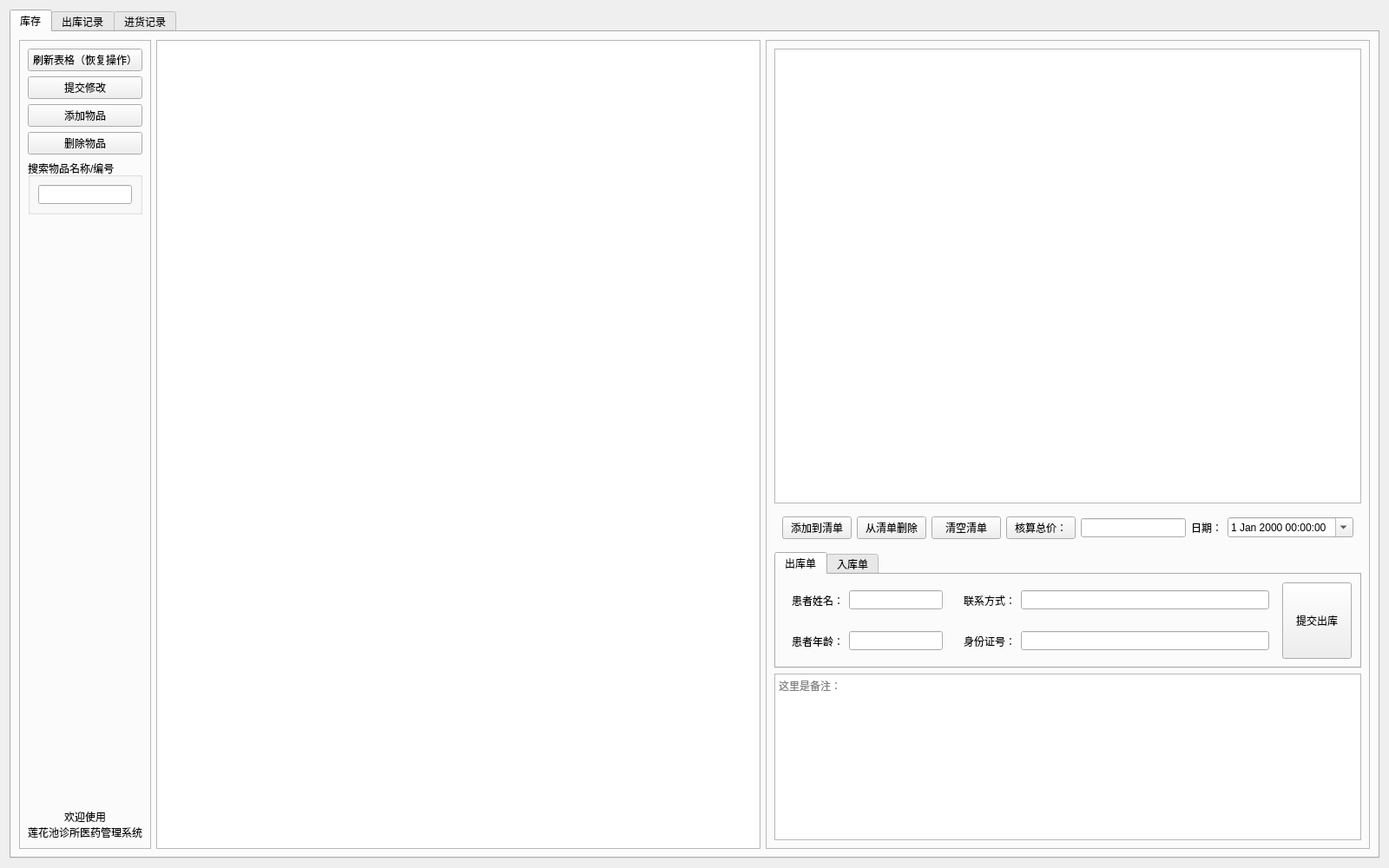
<?xml version="1.0" encoding="UTF-8"?>
<ui version="4.0">
 <class>Form</class>
 <widget class="QWidget" name="Form">
  <property name="geometry">
   <rect>
    <x>0</x>
    <y>0</y>
    <width>1600</width>
    <height>1000</height>
   </rect>
  </property>
  <property name="windowTitle">
   <string>莲花池诊所医药管理系统</string>
  </property>
  <layout class="QVBoxLayout" name="verticalLayout_3">
   <item>
    <widget class="QTabWidget" name="tabWidget">
     <property name="currentIndex">
      <number>0</number>
     </property>
     <widget class="QWidget" name="tab">
      <attribute name="title">
       <string>库存</string>
      </attribute>
      <layout class="QGridLayout" name="gridLayout_3">
       <item row="0" column="0">
        <widget class="QFrame" name="frame_2">
         <property name="sizePolicy">
          <sizepolicy hsizetype="Fixed" vsizetype="Expanding">
           <horstretch>0</horstretch>
           <verstretch>0</verstretch>
          </sizepolicy>
         </property>
         <property name="frameShape">
          <enum>QFrame::StyledPanel</enum>
         </property>
         <property name="frameShadow">
          <enum>QFrame::Raised</enum>
         </property>
         <layout class="QVBoxLayout" name="verticalLayout">
          <item>
           <widget class="QPushButton" name="pushButton_inventory_refresh">
            <property name="text">
             <string>刷新表格（恢复操作）</string>
            </property>
           </widget>
          </item>
          <item>
           <widget class="QPushButton" name="pushButton_inventory_commit">
            <property name="text">
             <string>提交修改</string>
            </property>
           </widget>
          </item>
          <item>
           <widget class="QPushButton" name="pushButton_inventory_insert_row">
            <property name="text">
             <string>添加物品</string>
            </property>
           </widget>
          </item>
          <item>
           <widget class="QPushButton" name="pushButton_inventory_row_remove">
            <property name="text">
             <string>删除物品</string>
            </property>
           </widget>
          </item>
          <item>
           <widget class="QGroupBox" name="groupBox">
            <property name="title">
             <string>搜索物品名称/编号</string>
            </property>
            <layout class="QVBoxLayout" name="verticalLayout_4">
             <item>
              <widget class="QLineEdit" name="lineEdit_search">
               <property name="sizePolicy">
                <sizepolicy hsizetype="Fixed" vsizetype="Fixed">
                 <horstretch>0</horstretch>
                 <verstretch>0</verstretch>
                </sizepolicy>
               </property>
              </widget>
             </item>
            </layout>
           </widget>
          </item>
          <item>
           <spacer name="verticalSpacer">
            <property name="orientation">
             <enum>Qt::Vertical</enum>
            </property>
            <property name="sizeType">
             <enum>QSizePolicy::Expanding</enum>
            </property>
            <property name="sizeHint" stdset="0">
             <size>
              <width>20</width>
              <height>663</height>
             </size>
            </property>
           </spacer>
          </item>
          <item>
           <widget class="QLabel" name="label_status">
            <property name="sizePolicy">
             <sizepolicy hsizetype="Fixed" vsizetype="Fixed">
              <horstretch>0</horstretch>
              <verstretch>0</verstretch>
             </sizepolicy>
            </property>
            <property name="text">
             <string>欢迎使用
莲花池诊所医药管理系统</string>
            </property>
            <property name="textFormat">
             <enum>Qt::AutoText</enum>
            </property>
            <property name="alignment">
             <set>Qt::AlignCenter</set>
            </property>
           </widget>
          </item>
         </layout>
        </widget>
       </item>
       <item row="0" column="1">
        <widget class="QTableView" name="tableView_products">
         <property name="sizePolicy">
          <sizepolicy hsizetype="Expanding" vsizetype="Expanding">
           <horstretch>0</horstretch>
           <verstretch>0</verstretch>
          </sizepolicy>
         </property>
        </widget>
       </item>
       <item row="0" column="2">
        <widget class="QFrame" name="frame">
         <property name="frameShape">
          <enum>QFrame::StyledPanel</enum>
         </property>
         <property name="frameShadow">
          <enum>QFrame::Raised</enum>
         </property>
         <layout class="QVBoxLayout" name="verticalLayout_2">
          <item>
           <widget class="QTableView" name="tableView_inventory">
            <property name="sizePolicy">
             <sizepolicy hsizetype="Expanding" vsizetype="Expanding">
              <horstretch>0</horstretch>
              <verstretch>0</verstretch>
             </sizepolicy>
            </property>
           </widget>
          </item>
          <item>
           <widget class="QWidget" name="widget_6" native="true">
            <property name="sizePolicy">
             <sizepolicy hsizetype="Expanding" vsizetype="Fixed">
              <horstretch>0</horstretch>
              <verstretch>0</verstretch>
             </sizepolicy>
            </property>
            <layout class="QHBoxLayout" name="horizontalLayout_3">
             <item>
              <widget class="QPushButton" name="pushButton_add">
               <property name="sizePolicy">
                <sizepolicy hsizetype="Fixed" vsizetype="Fixed">
                 <horstretch>0</horstretch>
                 <verstretch>0</verstretch>
                </sizepolicy>
               </property>
               <property name="text">
                <string>添加到清单</string>
               </property>
              </widget>
             </item>
             <item>
              <widget class="QPushButton" name="pushButton_2">
               <property name="sizePolicy">
                <sizepolicy hsizetype="Fixed" vsizetype="Fixed">
                 <horstretch>0</horstretch>
                 <verstretch>0</verstretch>
                </sizepolicy>
               </property>
               <property name="text">
                <string>从清单删除</string>
               </property>
              </widget>
             </item>
             <item>
              <widget class="QPushButton" name="pushButton_1">
               <property name="sizePolicy">
                <sizepolicy hsizetype="Fixed" vsizetype="Fixed">
                 <horstretch>0</horstretch>
                 <verstretch>0</verstretch>
                </sizepolicy>
               </property>
               <property name="text">
                <string>清空清单</string>
               </property>
              </widget>
             </item>
             <item>
              <widget class="QPushButton" name="pushButton_calculate">
               <property name="sizePolicy">
                <sizepolicy hsizetype="Fixed" vsizetype="Fixed">
                 <horstretch>0</horstretch>
                 <verstretch>0</verstretch>
                </sizepolicy>
               </property>
               <property name="text">
                <string>核算总价：</string>
               </property>
              </widget>
             </item>
             <item>
              <widget class="QLineEdit" name="lineEdit_amount">
               <property name="sizePolicy">
                <sizepolicy hsizetype="Expanding" vsizetype="Fixed">
                 <horstretch>0</horstretch>
                 <verstretch>0</verstretch>
                </sizepolicy>
               </property>
               <property name="text">
                <string/>
               </property>
              </widget>
             </item>
             <item>
              <widget class="QLabel" name="label_5">
               <property name="text">
                <string>日期：</string>
               </property>
              </widget>
             </item>
             <item>
              <widget class="QDateTimeEdit" name="dateTimeEdit">
               <property name="wrapping">
                <bool>false</bool>
               </property>
               <property name="frame">
                <bool>true</bool>
               </property>
               <property name="time">
                <time>
                 <hour>0</hour>
                 <minute>0</minute>
                 <second>0</second>
                </time>
               </property>
               <property name="currentSection">
                <enum>QDateTimeEdit::YearSection</enum>
               </property>
               <property name="calendarPopup">
                <bool>true</bool>
               </property>
               <property name="timeSpec">
                <enum>Qt::LocalTime</enum>
               </property>
              </widget>
             </item>
            </layout>
           </widget>
          </item>
          <item>
           <widget class="QTabWidget" name="tabWidget_2">
            <property name="sizePolicy">
             <sizepolicy hsizetype="Expanding" vsizetype="Fixed">
              <horstretch>0</horstretch>
              <verstretch>0</verstretch>
             </sizepolicy>
            </property>
            <property name="tabPosition">
             <enum>QTabWidget::North</enum>
            </property>
            <property name="currentIndex">
             <number>0</number>
            </property>
            <widget class="QWidget" name="tab_4">
             <attribute name="title">
              <string>出库单</string>
             </attribute>
             <layout class="QHBoxLayout" name="horizontalLayout_7">
              <item>
               <layout class="QGridLayout" name="gridLayout_2">
                <item row="0" column="0">
                 <widget class="QWidget" name="widget" native="true">
                  <layout class="QHBoxLayout" name="horizontalLayout">
                   <item>
                    <widget class="QLabel" name="label">
                     <property name="text">
                      <string>患者姓名：</string>
                     </property>
                    </widget>
                   </item>
                   <item>
                    <widget class="QLineEdit" name="lineEdit_client_name">
                     <property name="sizePolicy">
                      <sizepolicy hsizetype="Fixed" vsizetype="Fixed">
                       <horstretch>0</horstretch>
                       <verstretch>0</verstretch>
                      </sizepolicy>
                     </property>
                     <property name="text">
                      <string/>
                     </property>
                    </widget>
                   </item>
                  </layout>
                 </widget>
                </item>
                <item row="0" column="1">
                 <widget class="QWidget" name="widget_3" native="true">
                  <layout class="QHBoxLayout" name="horizontalLayout_5">
                   <item>
                    <widget class="QLabel" name="label_4">
                     <property name="text">
                      <string>联系方式：</string>
                     </property>
                    </widget>
                   </item>
                   <item>
                    <widget class="QLineEdit" name="lineEdit_client_phone">
                     <property name="text">
                      <string/>
                     </property>
                    </widget>
                   </item>
                  </layout>
                 </widget>
                </item>
                <item row="1" column="0">
                 <widget class="QWidget" name="widget_4" native="true">
                  <layout class="QHBoxLayout" name="horizontalLayout_6">
                   <item>
                    <widget class="QLabel" name="label_3">
                     <property name="text">
                      <string>患者年龄：</string>
                     </property>
                    </widget>
                   </item>
                   <item>
                    <widget class="QLineEdit" name="lineEdit_client_age">
                     <property name="sizePolicy">
                      <sizepolicy hsizetype="Fixed" vsizetype="Fixed">
                       <horstretch>0</horstretch>
                       <verstretch>0</verstretch>
                      </sizepolicy>
                     </property>
                     <property name="text">
                      <string/>
                     </property>
                    </widget>
                   </item>
                  </layout>
                 </widget>
                </item>
                <item row="1" column="1">
                 <widget class="QWidget" name="widget_2" native="true">
                  <layout class="QHBoxLayout" name="horizontalLayout_2">
                   <item>
                    <widget class="QLabel" name="label_2">
                     <property name="text">
                      <string>身份证号：</string>
                     </property>
                    </widget>
                   </item>
                   <item>
                    <widget class="QLineEdit" name="lineEdit_client_id">
                     <property name="text">
                      <string/>
                     </property>
                    </widget>
                   </item>
                  </layout>
                 </widget>
                </item>
                <item row="0" column="2" rowspan="2">
                 <widget class="QPushButton" name="pushButton_sell">
                  <property name="sizePolicy">
                   <sizepolicy hsizetype="Minimum" vsizetype="Expanding">
                    <horstretch>0</horstretch>
                    <verstretch>0</verstretch>
                   </sizepolicy>
                  </property>
                  <property name="text">
                   <string>提交出库</string>
                  </property>
                 </widget>
                </item>
               </layout>
              </item>
             </layout>
            </widget>
            <widget class="QWidget" name="tab_5">
             <attribute name="title">
              <string>入库单</string>
             </attribute>
             <layout class="QHBoxLayout" name="horizontalLayout_8">
              <item>
               <layout class="QGridLayout" name="gridLayout">
                <item row="0" column="0">
                 <widget class="QWidget" name="widget_7" native="true">
                  <layout class="QHBoxLayout" name="horizontalLayout_9">
                   <item>
                    <widget class="QLabel" name="label_6">
                     <property name="text">
                      <string>供应商：</string>
                     </property>
                    </widget>
                   </item>
                   <item>
                    <widget class="QLineEdit" name="lineEdit_supplier_name">
                     <property name="text">
                      <string/>
                     </property>
                    </widget>
                   </item>
                  </layout>
                 </widget>
                </item>
                <item row="1" column="0">
                 <widget class="QWidget" name="widget_8" native="true">
                  <layout class="QHBoxLayout" name="horizontalLayout_10">
                   <item>
                    <widget class="QLabel" name="label_9">
                     <property name="text">
                      <string>联系方式：</string>
                     </property>
                    </widget>
                   </item>
                   <item>
                    <widget class="QLineEdit" name="lineEdit_supplier_phone">
                     <property name="text">
                      <string/>
                     </property>
                    </widget>
                   </item>
                  </layout>
                 </widget>
                </item>
                <item row="0" column="1" rowspan="2">
                 <widget class="QPushButton" name="pushButton_ruku">
                  <property name="sizePolicy">
                   <sizepolicy hsizetype="Minimum" vsizetype="Expanding">
                    <horstretch>0</horstretch>
                    <verstretch>0</verstretch>
                   </sizepolicy>
                  </property>
                  <property name="text">
                   <string>提交入库</string>
                  </property>
                 </widget>
                </item>
               </layout>
              </item>
             </layout>
            </widget>
           </widget>
          </item>
          <item>
           <widget class="QTextEdit" name="textEdit_baizhu">
            <property name="sizePolicy">
             <sizepolicy hsizetype="Expanding" vsizetype="Fixed">
              <horstretch>0</horstretch>
              <verstretch>0</verstretch>
             </sizepolicy>
            </property>
            <property name="minimumSize">
             <size>
              <width>0</width>
              <height>0</height>
             </size>
            </property>
            <property name="documentTitle">
             <string/>
            </property>
            <property name="html">
             <string>&lt;!DOCTYPE HTML PUBLIC &quot;-//W3C//DTD HTML 4.0//EN&quot; &quot;http://www.w3.org/TR/REC-html40/strict.dtd&quot;&gt;
&lt;html&gt;&lt;head&gt;&lt;meta name=&quot;qrichtext&quot; content=&quot;1&quot; /&gt;&lt;style type=&quot;text/css&quot;&gt;
p, li { white-space: pre-wrap; }
&lt;/style&gt;&lt;/head&gt;&lt;body style=&quot; font-family:'SimSun'; font-size:9pt; font-weight:400; font-style:normal;&quot;&gt;
&lt;p style=&quot;-qt-paragraph-type:empty; margin-top:0px; margin-bottom:0px; margin-left:0px; margin-right:0px; -qt-block-indent:0; text-indent:0px;&quot;&gt;&lt;br /&gt;&lt;/p&gt;&lt;/body&gt;&lt;/html&gt;</string>
            </property>
            <property name="placeholderText">
             <string>这里是备注：</string>
            </property>
           </widget>
          </item>
         </layout>
        </widget>
       </item>
      </layout>
     </widget>
     <widget class="QWidget" name="tab_2">
      <attribute name="title">
       <string>出库记录</string>
      </attribute>
      <layout class="QHBoxLayout" name="horizontalLayout_11">
       <item>
        <widget class="QFrame" name="frame_3">
         <property name="sizePolicy">
          <sizepolicy hsizetype="Fixed" vsizetype="Preferred">
           <horstretch>0</horstretch>
           <verstretch>0</verstretch>
          </sizepolicy>
         </property>
         <property name="frameShape">
          <enum>QFrame::StyledPanel</enum>
         </property>
         <property name="frameShadow">
          <enum>QFrame::Raised</enum>
         </property>
         <layout class="QVBoxLayout" name="verticalLayout_7">
          <item>
           <widget class="QPushButton" name="pushButton_sales_refresh">
            <property name="text">
             <string>刷新表格（恢复操作）</string>
            </property>
           </widget>
          </item>
          <item>
           <widget class="QPushButton" name="pushButton_sales_commit">
            <property name="text">
             <string>提交修改</string>
            </property>
           </widget>
          </item>
          <item>
           <widget class="QPushButton" name="pushButton_sales_delete">
            <property name="text">
             <string>删除记录</string>
            </property>
           </widget>
          </item>
          <item>
           <widget class="QGroupBox" name="groupBox_3">
            <property name="title">
             <string>搜索出库记录</string>
            </property>
            <layout class="QVBoxLayout" name="verticalLayout_6">
             <item>
              <widget class="QLineEdit" name="lineEdit_selas_search">
               <property name="sizePolicy">
                <sizepolicy hsizetype="Fixed" vsizetype="Fixed">
                 <horstretch>0</horstretch>
                 <verstretch>0</verstretch>
                </sizepolicy>
               </property>
              </widget>
             </item>
            </layout>
           </widget>
          </item>
          <item>
           <spacer name="verticalSpacer_2">
            <property name="orientation">
             <enum>Qt::Vertical</enum>
            </property>
            <property name="sizeHint" stdset="0">
             <size>
              <width>20</width>
              <height>699</height>
             </size>
            </property>
           </spacer>
          </item>
         </layout>
        </widget>
       </item>
       <item>
        <widget class="QTableView" name="tableView_sales"/>
       </item>
      </layout>
     </widget>
     <widget class="QWidget" name="tab_3">
      <attribute name="title">
       <string>进货记录</string>
      </attribute>
      <layout class="QHBoxLayout" name="horizontalLayout_12">
       <item>
        <widget class="QFrame" name="frame_4">
         <property name="sizePolicy">
          <sizepolicy hsizetype="Fixed" vsizetype="Preferred">
           <horstretch>0</horstretch>
           <verstretch>0</verstretch>
          </sizepolicy>
         </property>
         <property name="frameShape">
          <enum>QFrame::StyledPanel</enum>
         </property>
         <property name="frameShadow">
          <enum>QFrame::Raised</enum>
         </property>
         <layout class="QVBoxLayout" name="verticalLayout_8">
          <item>
           <widget class="QPushButton" name="pushButton_pur_refresh">
            <property name="text">
             <string>刷新表格（恢复操作）</string>
            </property>
           </widget>
          </item>
          <item>
           <widget class="QPushButton" name="pushButton_pur_commit">
            <property name="text">
             <string>提交修改</string>
            </property>
           </widget>
          </item>
          <item>
           <widget class="QPushButton" name="pushButton_5">
            <property name="text">
             <string>删除记录</string>
            </property>
           </widget>
          </item>
          <item>
           <widget class="QGroupBox" name="groupBox_4">
            <property name="title">
             <string>搜索入库记录</string>
            </property>
            <layout class="QVBoxLayout" name="verticalLayout_9">
             <item>
              <widget class="QLineEdit" name="lineEdit_purchase_search">
               <property name="sizePolicy">
                <sizepolicy hsizetype="Fixed" vsizetype="Fixed">
                 <horstretch>0</horstretch>
                 <verstretch>0</verstretch>
                </sizepolicy>
               </property>
              </widget>
             </item>
            </layout>
           </widget>
          </item>
          <item>
           <spacer name="verticalSpacer_3">
            <property name="orientation">
             <enum>Qt::Vertical</enum>
            </property>
            <property name="sizeHint" stdset="0">
             <size>
              <width>20</width>
              <height>721</height>
             </size>
            </property>
           </spacer>
          </item>
         </layout>
        </widget>
       </item>
       <item>
        <widget class="QTableView" name="tableView_purchase"/>
       </item>
      </layout>
     </widget>
    </widget>
   </item>
  </layout>
 </widget>
 <resources/>
 <connections/>
</ui>
